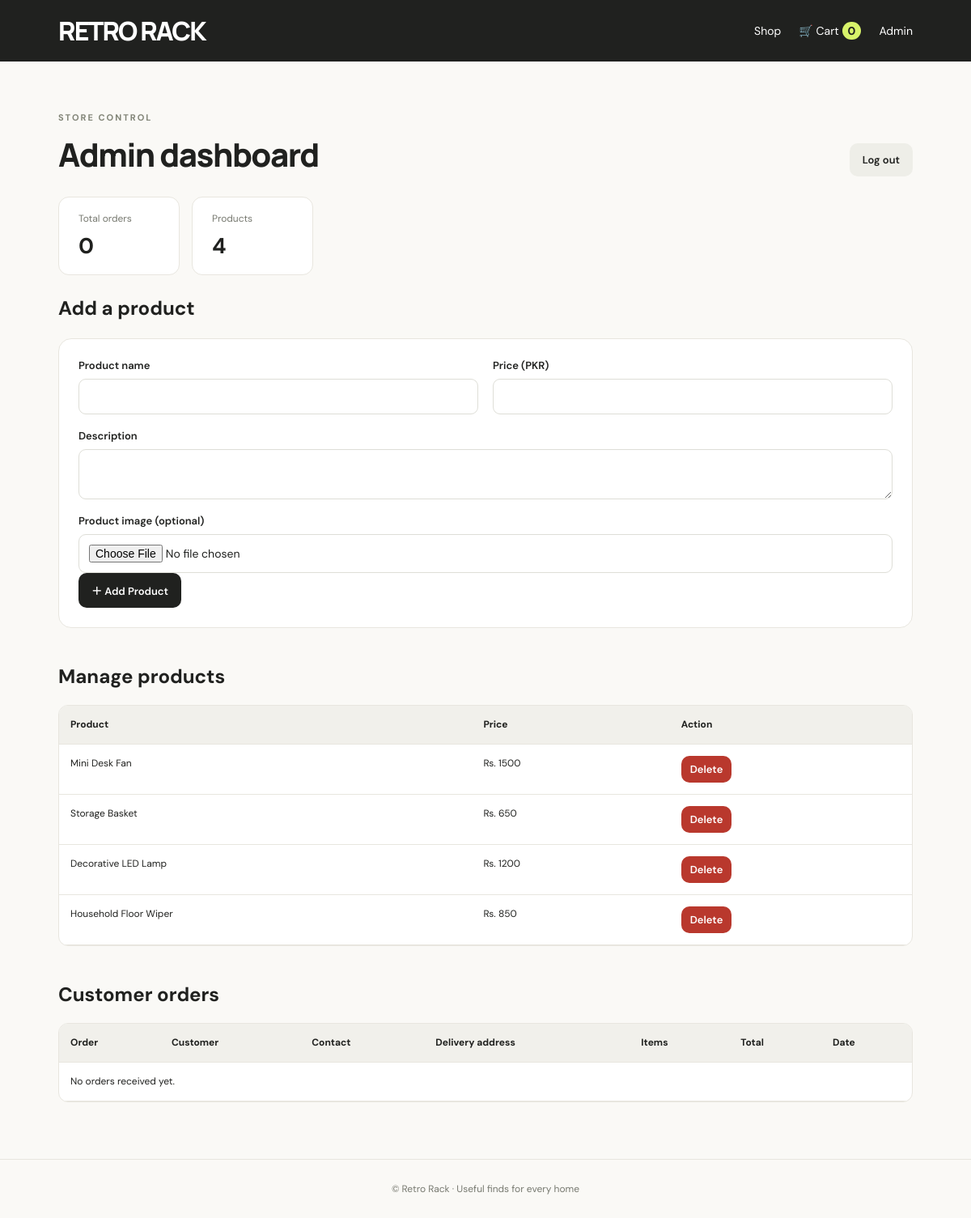
/admin (signed in), run on the app's committed database.
### tables this page shows
CREATE TABLE products (
            id INTEGER PRIMARY KEY AUTOINCREMENT, name TEXT NOT NULL,
            price REAL NOT NULL, description TEXT NOT NULL, image TEXT NOT NULL DEFAULT '');

### app.py (the view)
@app.route("/admin")
@admin_required
def admin_dashboard():
    with db() as con:
        orders = con.execute("SELECT * FROM orders ORDER BY id DESC").fetchall()
        products = con.execute("SELECT * FROM products ORDER BY id DESC").fetchall()
    return render_template("admin.html", orders=orders, products=products)

### app.py (called while the page is built)
def db():
    con = sqlite3.connect(DB_PATH)
    con.row_factory = sqlite3.Row
    return con

def admin_required(fn):
    @wraps(fn)
    def wrapped(*args, **kwargs):
        if not session.get("admin_logged_in"):
            return redirect(url_for("admin_login"))
        return fn(*args, **kwargs)
    return wrapped

def get_cart():
    return session.get("cart", {})

def cart_details():
    cart = get_cart()
    products, total, count = [], 0, 0
    with db() as con:
        for pid, qty in cart.items():
            p = con.execute("SELECT * FROM products WHERE id=?", (pid,)).fetchone()
            if p and int(qty) > 0:
                subtotal = p["price"] * int(qty)
                products.append({"product": p, "qty": int(qty), "subtotal": subtotal})
                total += subtotal
                count += int(qty)
    return products, total, count

@app.context_processor
def inject_cart_count():
    try:
        return {"cart_count": cart_details()[2]}
    except Exception:
        return {"cart_count": 0}

### Retro_Rack_Python_Website/templates/admin.html
{% extends "base.html" %}{% block title %}Admin Dashboard | Retro Rack{% endblock %}{% block content %}<section class="section"><div class="section-heading"><div><p class="eyebrow">STORE CONTROL</p><h1>Admin dashboard</h1></div><a class="btn secondary" href="{{ url_for('admin_logout') }}">Log out</a></div>
<div class="admin-stats"><div><span>Total orders</span><strong>{{ orders|length }}</strong></div><div><span>Products</span><strong>{{ products|length }}</strong></div></div>
<h2>Add a product</h2><form class="form-card" method="post" action="{{ url_for('add_product') }}" enctype="multipart/form-data"><div class="form-grid"><label>Product name<input name="name" required></label><label>Price (PKR)<input type="number" min="1" step="1" name="price" required></label><label class="wide">Description<textarea name="description" rows="2" required></textarea></label><label class="wide">Product image (optional)<input type="file" name="image" accept=".png,.jpg,.jpeg,.webp,.gif"></label></div><button class="btn" type="submit">＋ Add Product</button></form>
<h2 class="admin-heading">Manage products</h2><div class="table-wrap"><table><thead><tr><th>Product</th><th>Price</th><th>Action</th></tr></thead><tbody>{% for p in products %}<tr><td>{{ p.name }}</td><td>Rs. {{ "%.0f"|format(p.price) }}</td><td><form method="post" action="{{ url_for('delete_product', product_id=p.id) }}" onsubmit="return confirm('Delete this product?')"><button class="btn danger small" type="submit">Delete</button></form></td></tr>{% else %}<tr><td colspan="3">No products.</td></tr>{% endfor %}</tbody></table></div>
<h2 class="admin-heading">Customer orders</h2><div class="table-wrap"><table><thead><tr><th>Order</th><th>Customer</th><th>Contact</th><th>Delivery address</th><th>Items</th><th>Total</th><th>Date</th></tr></thead><tbody>{% for o in orders %}<tr><td>#{{ o.id }}</td><td>{{ o.customer_name }}</td><td>Mobile: {{ o.mobile }}<br>WhatsApp: {{ o.whatsapp }}</td><td>{{ o.city }}, {{ o.area }}<br>Near: {{ o.nearby }}<br>{{ o.address }}</td><td>{{ o.items }}</td><td>Rs. {{ "%.0f"|format(o.total) }}</td><td>{{ o.created_at }}</td></tr>{% else %}<tr><td colspan="7">No orders received yet.</td></tr>{% endfor %}</tbody></table></div></section>{% endblock %}

### Retro_Rack_Python_Website/static/style.css (style rules this page uses)
:root { --ink:#20211f;--muted:#777970;--paper:#faf9f6;--line:#e8e6df;--lime:#d8f36a;--orange:#ff8b5e }
* { box-sizing:border-box }
body { margin:0;background:var(--paper);color:var(--ink);font-family:'DM Sans',sans-serif }
a { color:inherit;text-decoration:none }
.eyebrow { font-size:11px;font-weight:700;letter-spacing:2px;color:#818477 }
h1,h2,h3,p { margin-top:0 }
.btn { border:0;background:var(--ink);color:white;border-radius:10px;padding:12px 16px;display:inline-block;font:600 13px 'DM Sans',sans-serif;cursor:pointer;text-align:center }
.btn.secondary { background:#eeeee8;color:var(--ink) }
.btn.danger { background:#b9382d }
.btn.small { padding:8px 11px }
.section { width:88%;margin:62px auto }
.section-heading { display:flex;justify-content:space-between;align-items:end;margin-bottom:24px }
.section-heading h1,.section-heading h2,.section>h1 { font:800 clamp(28px,4vw,40px) Manrope,sans-serif;letter-spacing:-1.5px;margin:0 }
.form-card { background:white;border:1px solid var(--line);padding:24px;border-radius:16px;margin-top:22px }
.form-grid { display:grid;grid-template-columns:1fr 1fr;gap:18px }
.form-card label { display:flex;flex-direction:column;gap:8px;font-size:13px;font-weight:600 }
.form-card input,.form-card textarea { width:100%;font:400 14px 'DM Sans',sans-serif;padding:12px;border:1px solid #deded7;border-radius:9px;background:#fff;outline:none }
.wide { grid-column:1/-1 }
.admin-stats { display:flex;gap:15px;margin:25px 0 }
.admin-stats div { background:white;border:1px solid var(--line);border-radius:13px;padding:18px 24px;min-width:150px;display:flex;flex-direction:column;gap:8px }
.admin-stats span { font-size:12px;color:var(--muted) }
.admin-stats strong { font-size:27px }
.admin-heading { margin-top:44px }
.table-wrap { overflow-x:auto;background:white;border:1px solid var(--line);border-radius:12px;margin-top:16px }
table { width:100%;border-collapse:collapse;font-size:12px;min-width:650px }
th,td { text-align:left;padding:14px;border-bottom:1px solid var(--line);vertical-align:top;line-height:1.6 }
th { background:#f1f0eb;font-weight:700 }

### data on the page
products: name "Mini Desk Fan", price "1500"
products: name "Storage Basket", price "650"
products: name "Decorative LED Lamp", price "1200"
products: name "Household Floor Wiper", price "850"

### other printed values
{{ cart_count }} "0"
{{ orders|length }} "0"
{{ products|length }} "4"
